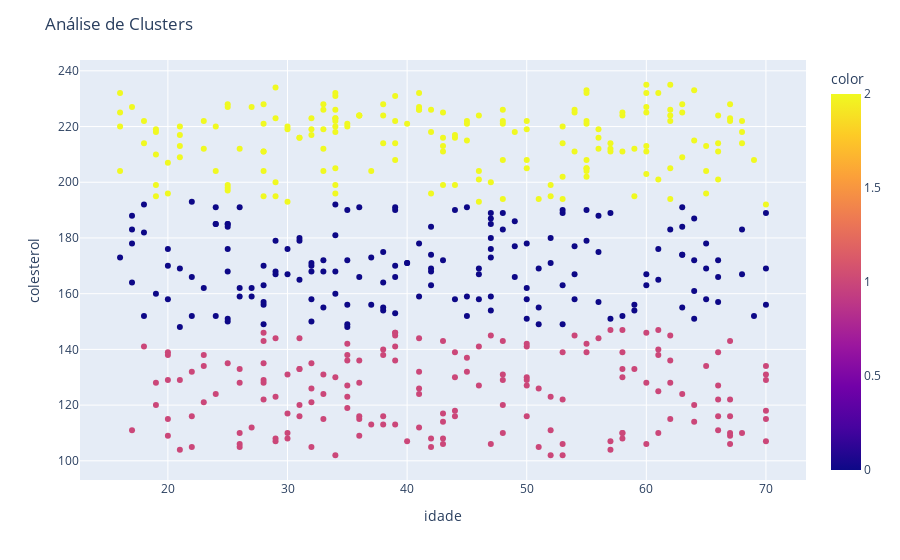

Notebook code for this chart:
### Code cell
plotar_grafico(base_completa['idade'], base_completa['colesterol'], 'idade', 'colesterol')

### Figure 1 — Plotly figure (JSON) as saved in the notebook; plotly's stock layout.template omitted (floating-point values rounded to 4 significant figures; data arrays with more than 128 entries replaced by an {"elided": "..."} marker saying what was removed)
{"data": [{"hovertemplate": "x=%{x}<br>y=%{y}<br>color=%{marker.color}<extra></extra>", "legendgroup": "", "marker": {"color": {"elided": "502 int values"}, "coloraxis": "coloraxis", "symbol": "circle"}, "mode": "markers", "name": "", "orientation": "v", "showlegend": false, "type": "scatter", "x": {"elided": "502 int values"}, "xaxis": "x", "y": {"elided": "502 int values"}, "yaxis": "y"}], "layout": {"coloraxis": {"colorbar": {"title": {"text": "color"}}, "colorscale": [[0, "#0d0887"], [0.1111, "#46039f"], [0.2222, "#7201a8"], [0.3333, "#9c179e"], [0.4444, "#bd3786"], [0.5556, "#d8576b"], [0.6667, "#ed7953"], [0.7778, "#fb9f3a"], [0.8889, "#fdca26"], [1, "#f0f921"]]}, "legend": {"tracegroupgap": 0}, "margin": {"t": 60}, "title": {"text": "Análise de Clusters"}, "xaxis": {"anchor": "y", "domain": [0, 1], "title": {"text": "idade"}}, "yaxis": {"anchor": "x", "domain": [0, 1], "title": {"text": "colesterol"}}}}
